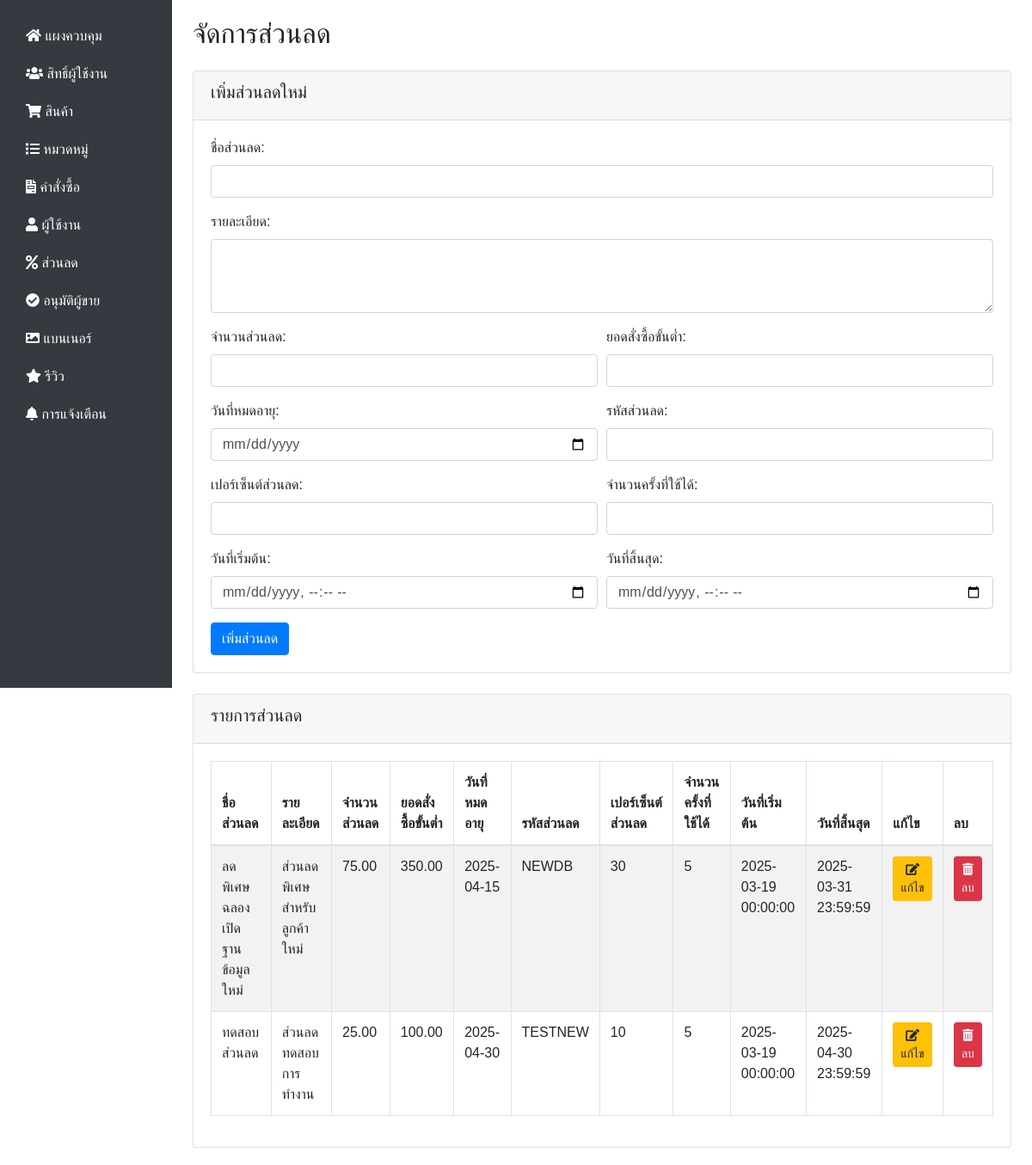
Page /Admin_dashboard/discounts.php (signed in) on the committed database.
### tables this page shows
CREATE TABLE `discounts` (
  `id` int(11) NOT NULL,
  `seller_id` int(11) DEFAULT NULL,
  `title` varchar(255) NOT NULL,
  `description` text NOT NULL,
  `discount_amount` decimal(10,2) NOT NULL,
  `min_spend` decimal(10,2) NOT NULL,
  `expiry_date` date NOT NULL,
  `code` varchar(50) NOT NULL,
  `discount_percent` int(3) NOT NULL,
  `max_uses` int(11) NOT NULL,
  `start_date` datetime NOT NULL,
  `end_date` datetime NOT NULL,
  `is_expired` tinyint(1) NOT NULL DEFAULT 0
);

### Admin_dashboard/discounts.php (the view, shortened to what this page needs)
<?php
$db_host = 'localhost';
$db_username = 'root';
$db_password = '';
$db_name = 'test1';
$conn = mysqli_connect($db_host, $db_username, $db_password, $db_name);
mysqli_set_charset($conn, "utf8");
?>
    <!DOCTYPE html>
    <html lang="en">
    <head>
        <link rel="stylesheet" href="https://stackpath.bootstrapcdn.com/bootstrap/4.5.2/css/bootstrap.min.css">
        <link rel="stylesheet" href="https://cdnjs.cloudflare.com/ajax/libs/font-awesome/5.15.4/css/all.min.css">
    </head>
    <body>
    <div class="container-fluid">
        <div class="row">
            <nav id="sidebar" class="col-md-3 col-lg-2 d-md-block sidebar">
                <?php include 'sidebar.php'; ?>
            </nav>
            <main role="main" class="col-md-9 ml-sm-auto col-lg-10 px-md-4 content">
                <h2 class="mb-4">จัดการส่วนลด</h2>
                <div class="card mb-4">
                    <div class="card-header">
                        <h5>เพิ่มส่วนลดใหม่</h5>
                    </div>
                    <div class="card-body">
                        <form action="discounts.php" method="POST">
                            <div class="form-group">
                                <label for="title">ชื่อส่วนลด:</label>
                                <input type="text" class="form-control" id="title" name="title" required>
                            </div>
                            <div class="form-group">
                                <label for="description">รายละเอียด:</label>
                                <textarea class="form-control" id="description" name="description" rows="3" required></textarea>
                            </div>
                            <div class="form-row">
                                <div class="form-group col-md-6">
                                    <label for="discount_amount">จำนวนส่วนลด:</label>
                                    <input type="number" class="form-control" id="discount_amount" name="discount_amount" step="0.01" required>
                                </div>
                                <div class="form-group col-md-6">
                                    <label for="min_spend">ยอดสั่งซื้อขั้นต่ำ:</label>
                                    <input type="number" class="form-control" id="min_spend" name="min_spend" step="0.01" required>
                                </div>
                            </div>
                            <div class="form-row">
                                <div class="form-group col-md-6">
                                    <label for="expiry_date">วันที่หมดอายุ:</label>
                                    <input type="date" class="form-control" id="expiry_date" name="expiry_date" required>
                                </div>
                                <div class="form-group col-md-6">
                                    <label for="code">รหัสส่วนลด:</label>
                                    <input type="text" class="form-control" id="code" name="code" required>
                                </div>
                            </div>
                            <div class="form-row">
                                <div class="form-group col-md-6">
                                    <label for="discount_percent">เปอร์เซ็นต์ส่วนลด:</label>
                                    <input type="number" class="form-control" id="discount_percent" name="discount_percent" required>
                                </div>
                                <div class="form-group col-md-6">
                                    <label for="max_uses">จำนวนครั้งที่ใช้ได้:</label>
                                    <input type="number" class="form-control" id="max_uses" name="max_uses" required>
                                </div>
                            </div>
                            <div class="form-row">
                                <div class="form-group col-md-6">
                                    <label for="start_date">วันที่เริ่มต้น:</label>
                                    <input type="datetime-local" class="form-control" id="start_date" name="start_date" required>
                                </div>
                                <div class="form-group col-md-6">
                                    <label for="end_date">วันที่สิ้นสุด:</label>
                                    <input type="datetime-local" class="form-control" id="end_date" name="end_date" required>
                                </div>
                            </div>
                            <button type="submit" class="btn btn-primary" name="add_discount">เพิ่มส่วนลด</button>
                        </form>
                    </div>
                </div>
                <div class="card">
                    <div class="card-header">
                        <h5>รายการส่วนลด</h5>
                    </div>
                    <div class="card-body">
                        <div class="table-responsive">
                            <table class="table table-striped table-bordered">
                                <thead>
                                <tr>
                                    <th>ชื่อส่วนลด</th>
                                    <th>รายละเอียด</th>
                                    <th>จำนวนส่วนลด</th>
                                    <th>ยอดสั่งซื้อขั้นต่ำ</th>
                                    <th>วันที่หมดอายุ</th>
                                    <th>รหัสส่วนลด</th>
                                    <th>เปอร์เซ็นต์ส่วนลด</th>
                                    <th>จำนวนครั้งที่ใช้ได้</th>
                                    <th>วันที่เริ่มต้น</th>
                                    <th>วันที่สิ้นสุด</th>
                                    <th>แก้ไข</th>
                                    <th>ลบ</th>
                                </tr>
                                </thead>
                                <tbody>
                                <?php
                                $sql = "SELECT * FROM discounts";
                                $result = mysqli_query($conn, $sql);
                                if (mysqli_num_rows($result) > 0) {
                                    while($row = mysqli_fetch_assoc($result)) {
                                        echo "<tr>";
                                        echo "<td>" . htmlspecialchars($row['title']) . "</td>";
                                        echo "<td>" . htmlspecialchars($row['description']) . "</td>";
                                        echo "<td>" . htmlspecialchars($row['discount_amount']) . "</td>";
                                        echo "<td>" . htmlspecialchars($row['min_spend']) . "</td>";
                                        echo "<td>" . htmlspecialchars($row['expiry_date']) . "</td>";
                                        echo "<td>" . htmlspecialchars($row['code']) . "</td>";
                                        echo "<td>" . htmlspecialchars($row['discount_percent']) . "</td>";
                                        echo "<td>" . htmlspecialchars($row['max_uses']) . "</td>";
                                        echo "<td>" . htmlspecialchars($row['start_date']) . "</td>";
                                        echo "<td>" . htmlspecialchars($row['end_date']) . "</td>";
                                        echo "<td><a href='#' class='btn btn-sm btn-warning' data-toggle='modal' data-target='#editDiscountModal' data-id='" . $row['id'] . "' data-title='" . htmlspecialchars($row['title']) . "' data-description='" . htmlspecialchars($row['description']) . "' data-discount_amount='" . htmlspecialchars($row['discount_amount']) . "' data-min_spend='" . htmlspecialchars($row['min_spend']) . "' data-expiry_date='" . htmlspecialchars($row['expiry_date']) . "' data-code='" . htmlspecialchars($row['code']) . "' data-discount_percent='" . htmlspecialchars($row['discount_percent']) . "' data-max_uses='" . htmlspecialchars($row['max_uses']) . "' data-start_date='" . htmlspecialchars($row['start_date']) . "' data-end_date='" . htmlspecialchars($row['end_date']) . "'><i class='fas fa-edit'></i> แก้ไข</a></td>";
                                        echo "<td><a href='discounts.php?delete_id=" . $row['id'] . "' class='btn btn-sm btn-danger' onclick='return confirm(\"คุณต้องการลบส่วนลดนี้?\");'><i class='fas fa-trash-alt'></i> ลบ</a></td>";
                                        echo "</tr>";
                                    }
                                } else {
                                    echo "<tr><td colspan='12'>ไม่มีข้อมูลส่วนลด</td></tr>";
                                }
                                ?>
                                </tbody>
                            </table>
                        </div>
                    </div>
                </div>
            </main>
        </div>
    </div>
    </body>
    </html>

### Admin_dashboard/discounts.php (style rules this page uses)
body { font-family: 'Arial', sans-serif; }
.sidebar { height: 100vh; background-color: #343a40; color: white; padding-top: 20px; }
.content { padding: 20px; }

### rows in the picture
discounts: title "ลดพิเศษฉลองเปิดฐานข้อมูลใหม่", description "ส่วนลดพิเศษสำหรับลูกค้าใหม่", discount_amount "75.00", min_spend "350.00", expiry_date "2025-04-15", code "NEWDB", discount_percent "30", max_uses "5", start_date "2025-03-19 00:00:00", end_date "2025-03-31 23:59:59"
discounts: title "ทดสอบส่วนลด", description "ส่วนลดทดสอบการทำงาน", discount_amount "25.00", min_spend "100.00", expiry_date "2025-04-30", code "TESTNEW", discount_percent "10", max_uses "5", start_date "2025-03-19 00:00:00", end_date "2025-04-30 23:59:59"
